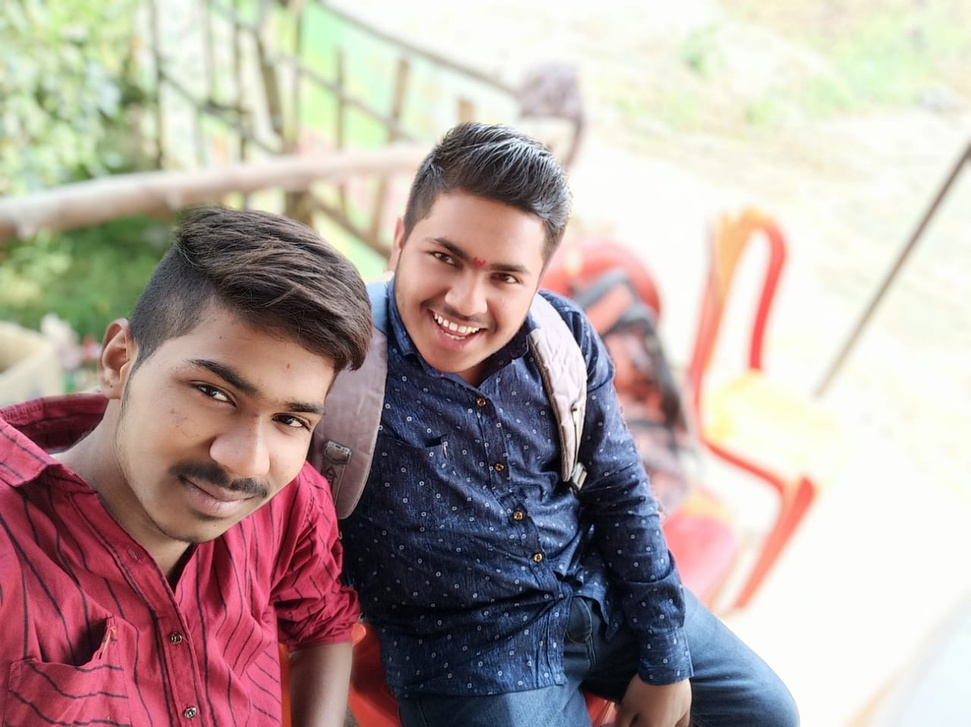
#> input picture Python_Project/Amazing/01_Amazing_img2pencil/sss7.jpeg, 971 x 727 px, shrunk from 1280 x 958 before the run
$ python 01_Image_to_skech.py
#> lines starting #> are read from the running program, lines starting #| are printed output that depends on the picture
import numpy as np
import imageio
import scipy.ndimage
import cv2
img="sss7.jpeg"


def rgb2gray(rgb):
    return np.dot(rgb[...,:3],[0.2989,0.5870,0.1140])

def dodge(front,back):
    final_skech=front*255/(255-back)
    final_skech[final_skech>255]=255
    return final_skech.astype('uint8')

ss=imageio.imread(img)
#> ss is the input picture: shape (727, 971, 3); mean R, G, B 178.3, 162, 157.7
gray=rgb2gray(ss)
#> in rgb2gray, `return np.dot(rgb[...,:3],[0.2989,0.5870,0.1140])`:
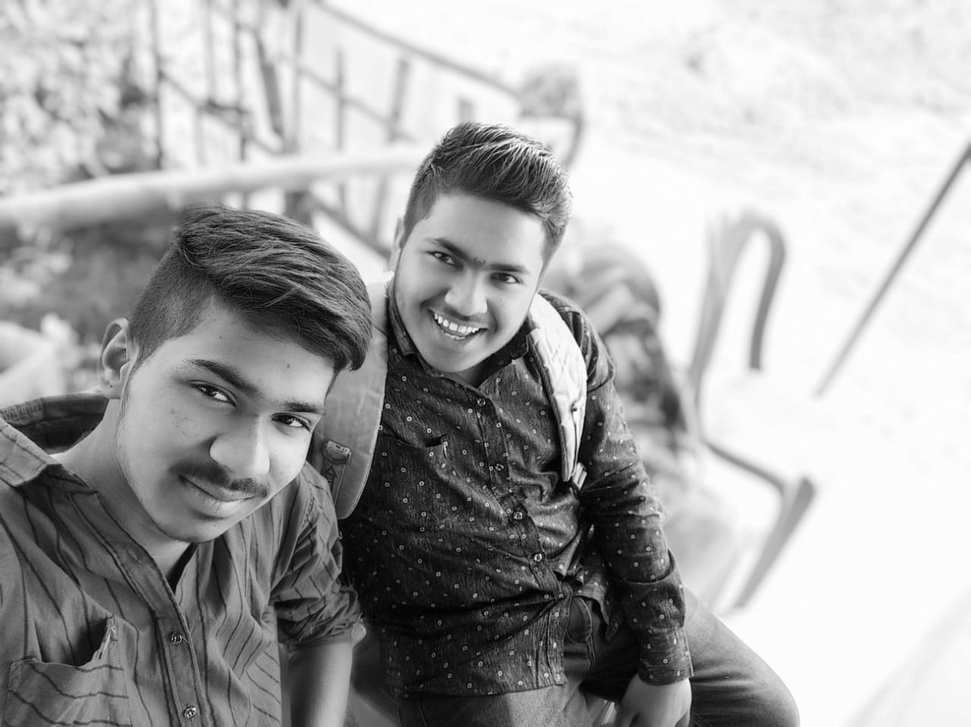
#> returned value: shape (727, 971) float64; min 0.456, max 254.7, mean 166.4
i=255-gray
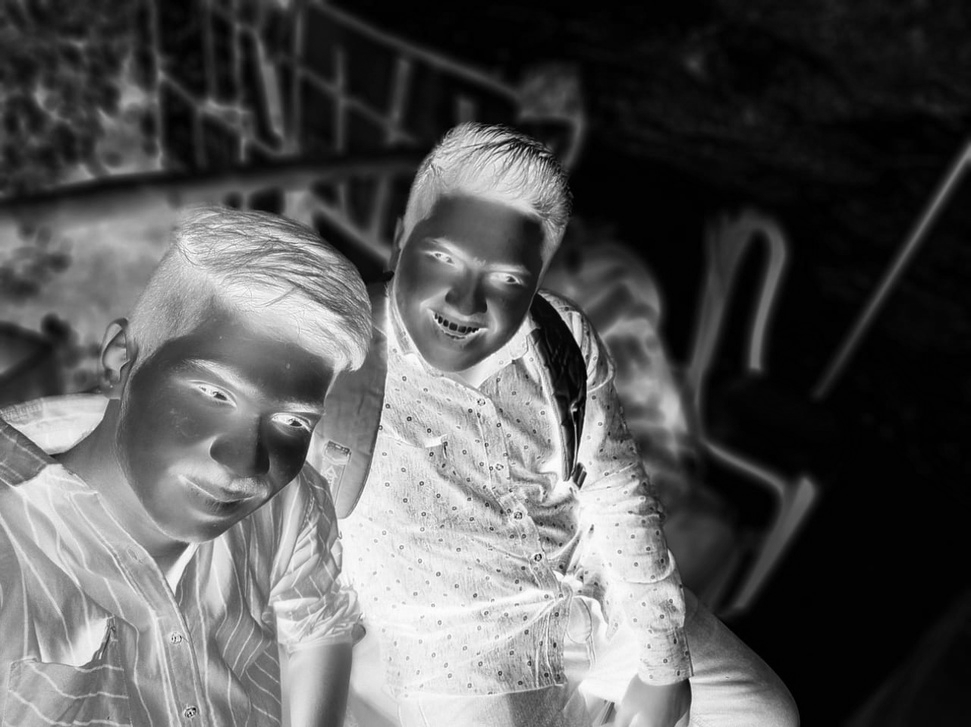
#> i: shape (727, 971) float64; min 0.254, max 254.5, mean 88.6
blur=scipy.ndimage.filters.gaussian_filter(i,sigma=15)
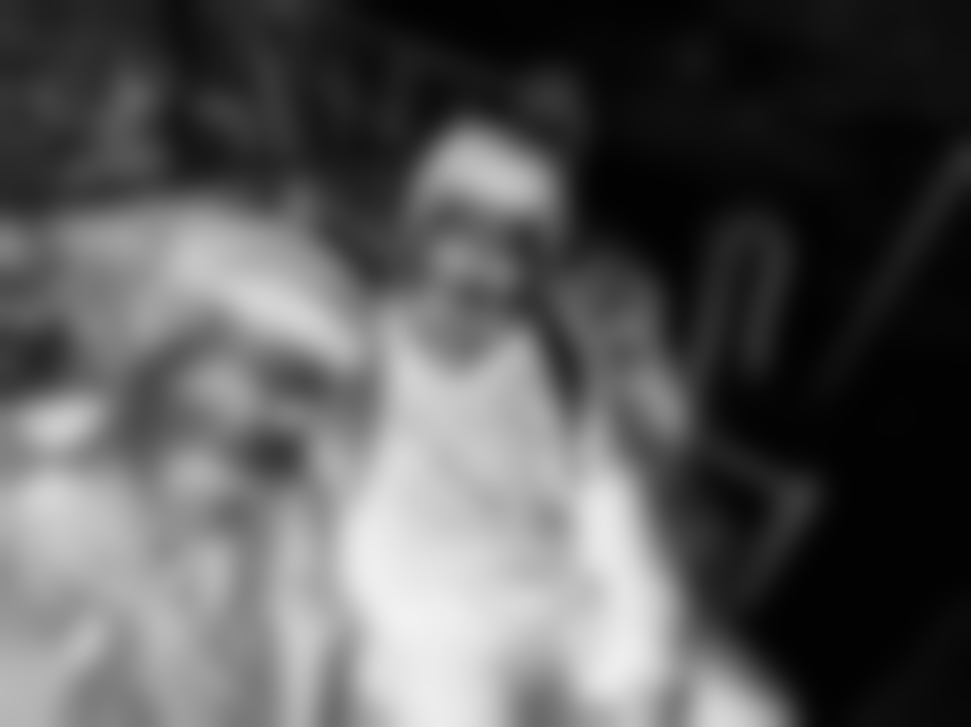
#> blur: shape (727, 971) float64; min 2.06, max 241.7, mean 88.6
r=dodge(blur,gray)
#> in dodge, `final_skech[final_skech>255]=255`:
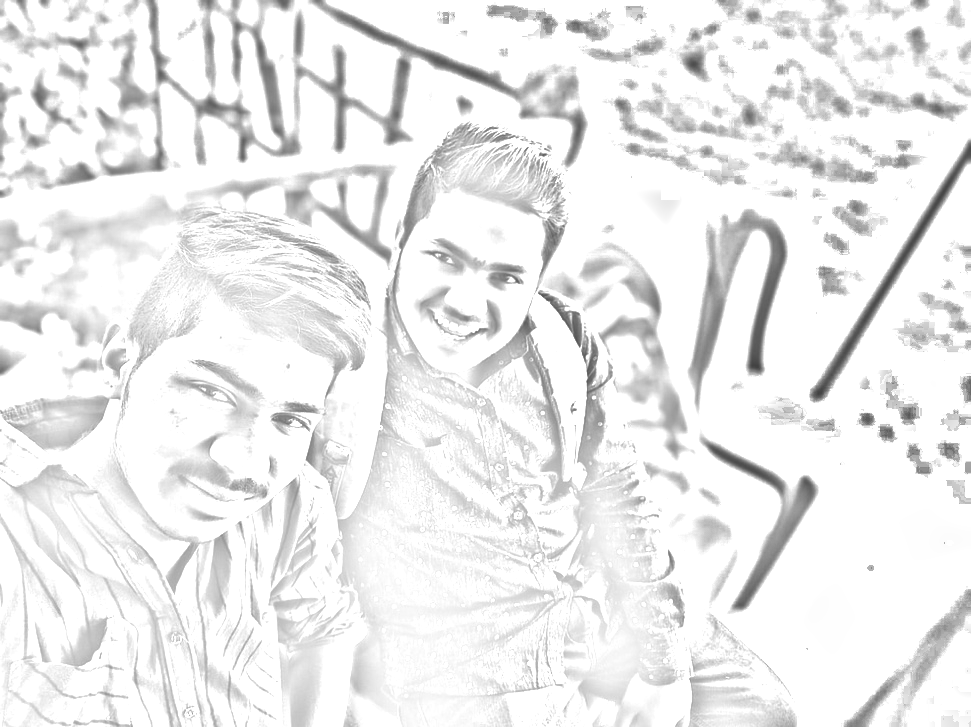
#> final_skech: shape (727, 971) float64; min 65.73, max 255, mean 236.5
cv2.imwrite("sss7_new.jpeg",r)
